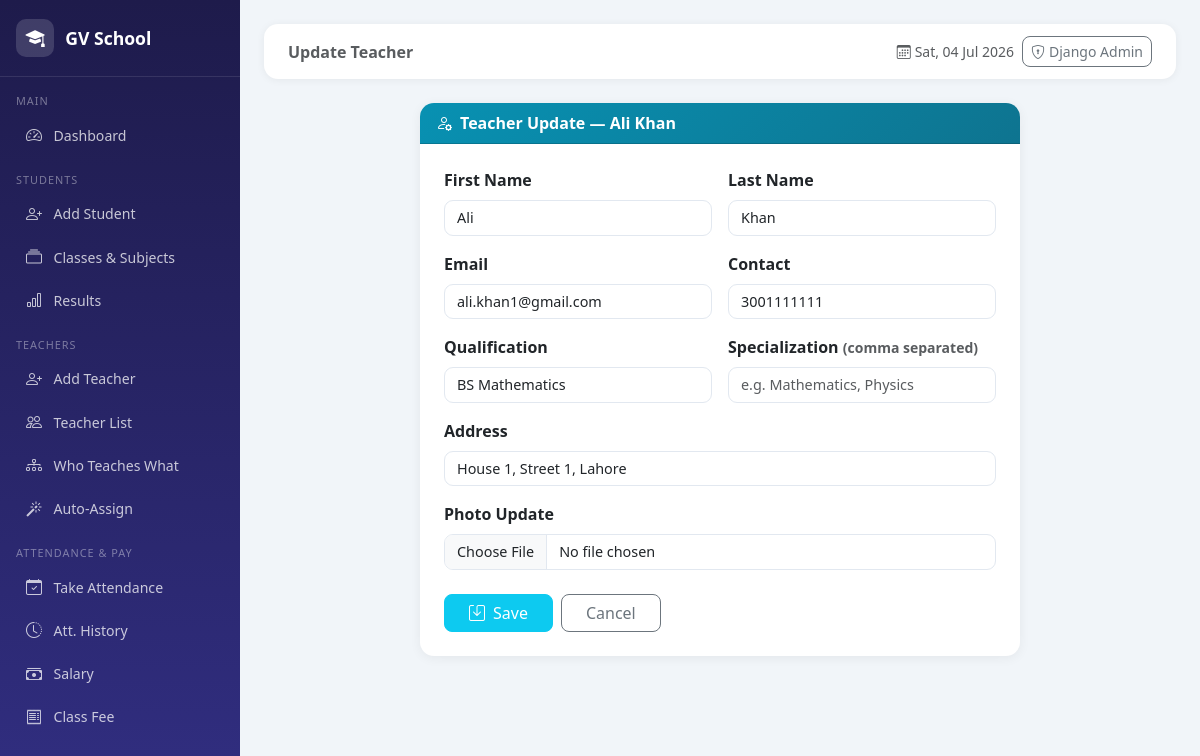
Screenshot of /man/teacher/update/1/ (signed in) with the database file from the repository.
### Teacher/models.py (models this page shows, shortened)
class Teachers(models.Model):
    id            = models.AutoField(primary_key=True)
    Employee_ID   = models.CharField(max_length=100, unique=True)
    First_Name    = models.CharField(max_length=50)
    Last_Name     = models.CharField(max_length=50)
    Email         = models.EmailField()
    Contact       = models.CharField(max_length=20)
    Address       = models.CharField(max_length=1000)
    Image         = models.ImageField(upload_to='image', blank=True, default='')
    Qualification = models.CharField(max_length=200)
    specialization = models.CharField(max_length=200, blank=True, default='',
                                      help_text="Subjects that teacher can teach (comma separated)")
    Gender = models.CharField(max_length=20, default=''),
    Title=models.CharField(max_length=30,default='')

### manager/views.py (the view, shortened to what this page needs)
# urls.py: path('teacher/update/<int:t_id>/', views.teacher_update, name='TeacherUpdate'),
@login_required(login_url='/man/')
def teacher_update(request, t_id):
    teacher = get_object_or_404(Teachers, id=t_id)
    return render(request, 'add/teacher_update.html', {'teacher': teacher})

### manager/Templates/add/teacher_update.html (shortened to what this page needs)
{% extends 'add/base.html' %}
{% block breadcrumb %}Update Teacher{% endblock %}
{% block content %}
<div class="row justify-content-center">
  <div class="col-md-8">
    <div class="card">
      <div class="card-header text-white" style="background:linear-gradient(135deg,#0891b2,#0e7490)">
        <i class="bi bi-person-gear me-2"></i>Teacher Update — {{ teacher.First_Name }} {{ teacher.Last_Name }}
      </div>
      <div class="card-body p-4">
        <form method="POST" enctype="multipart/form-data">
          <div class="row g-3">
            <div class="col-md-6">
              <label class="form-label fw-semibold">First Name</label>
              <input type="text" name="First_Name" class="form-control" value="{{ teacher.First_Name }}">
            </div>
            <div class="col-md-6">
              <label class="form-label fw-semibold">Last Name</label>
              <input type="text" name="Last_Name" class="form-control" value="{{ teacher.Last_Name }}">
            </div>
            <div class="col-md-6">
              <label class="form-label fw-semibold">Email</label>
              <input type="email" name="Email" class="form-control" value="{{ teacher.Email }}">
            </div>
            <div class="col-md-6">
              <label class="form-label fw-semibold">Contact</label>
              <input type="text" name="Contact" class="form-control" value="{{ teacher.Contact }}">
            </div>
            <div class="col-md-6">
              <label class="form-label fw-semibold">Qualification</label>
              <input type="text" name="Qualification" class="form-control" value="{{ teacher.Qualification }}">
            </div>
            <div class="col-md-6">
              <label class="form-label fw-semibold">Specialization <small class="text-muted">(comma separated)</small></label>
              <input type="text" name="specialization" class="form-control"
                     value="{{ teacher.specialization }}" placeholder="e.g. Mathematics, Physics">
            </div>
            <div class="col-12">
              <label class="form-label fw-semibold">Address</label>
              <input type="text" name="Address" class="form-control" value="{{ teacher.Address }}">
            </div>
            <div class="col-12">
              <label class="form-label fw-semibold">Photo Update</label>
              <input type="file" name="image" class="form-control" accept="image/*">
            </div>
          </div>
          <div class="d-flex gap-2 mt-4">
            <button type="submit" class="btn btn-info text-white px-4"><i class="bi bi-save me-2"></i>Save</button>
            <a href="{% url 'Teacher' %}" class="btn btn-outline-secondary px-4">Cancel</a>
          </div>
        </form>
      </div>
    </div>
  </div>
</div>
{% endblock %}

### manager/Templates/add/base.html (style rules this page uses)
:root { --primary : #4f46e5; --primary-d : #3730a3; --success : #059669; --warning : #d97706; --danger : #dc2626; --info : #0891b2; --bg : #f1f5f9; --card : #ffffff; --text : #1e293b; --muted : #64748b; }
* { box-sizing: border-box; }
body { background: var(--bg); color: var(--text); font-family: 'Segoe UI', sans-serif; min-height: 100vh; }
.card { border: none; border-radius: 14px; box-shadow: 0 2px 12px rgba(0,0,0,.06); }
.card-header { font-weight: 600; border-radius: 14px 14px 0 0 !important; }
.btn { border-radius: 8px; }
.form-control, .form-select { border-radius: 9px; border: 1.5px solid #e2e8f0; font-size: .9rem; }

### rows the page displays
Teachers: First_Name "Ali", Last_Name "Khan", Email "ali.khan1@gmail.com", Contact "3001111111", Qualification "BS Mathematics", Address "House 1, Street 1, Lahore"
